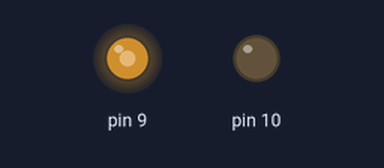
This sketch was run on a simulated Arduino Uno, built with avr-gcc and run on an emulated ATmega328P. Shown: output pins drawn as LEDs (lit = HIGH).

Above: at 0.1 s.
Timing chart, 0 to 1.6 s (numbered marks = the images above):
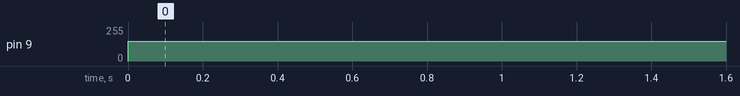

The sketch:

Dc_motor.ino
```cpp
int val=150;

void setup() {
  // put your setup code here, to run once:

}

void loop() {
  // put your main code here, to run repeatedly:
analogWrite(9,val);
analogWrite(10,0);
delay(1000);
analogWrite(9,val);
analogWrite(10,0);
delay(1000);
}
```

Measured:
- by itself, pin 9: 0/255 → 150/255 at 0.00 s
